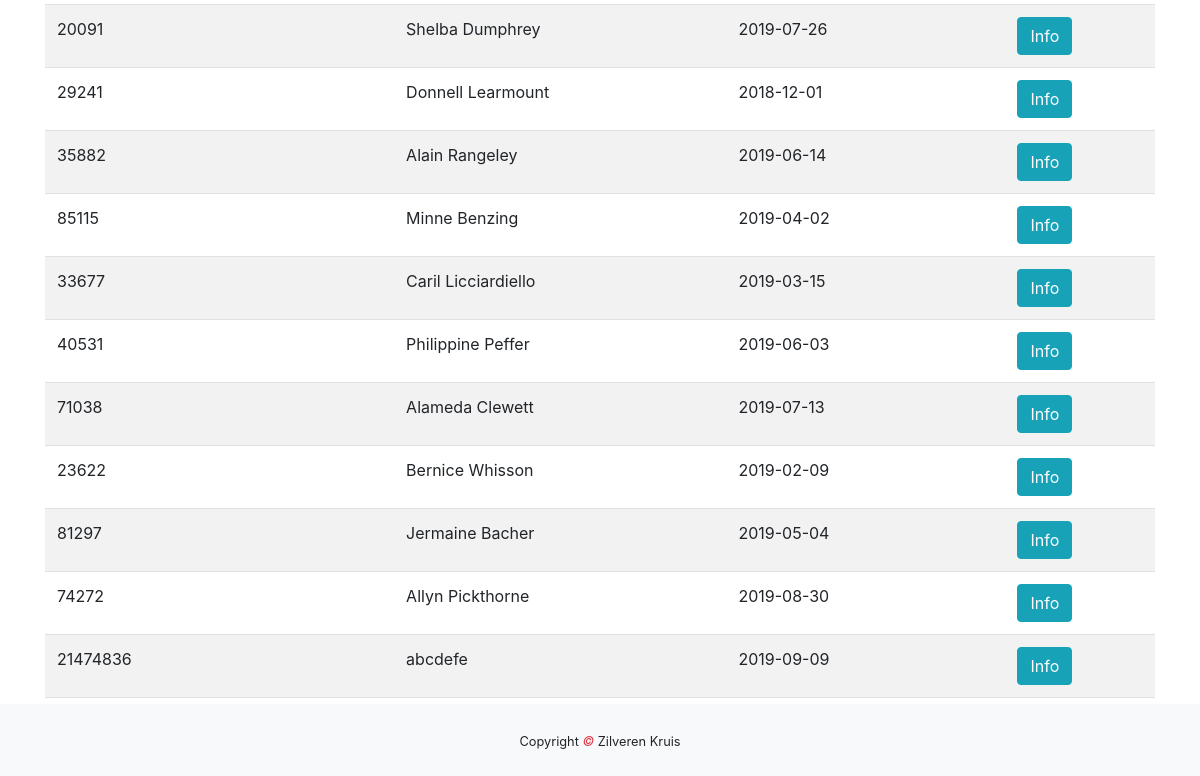
The page /zorgverzekeraar/patienten/patienten.php (lower part) on the database as committed earlier.
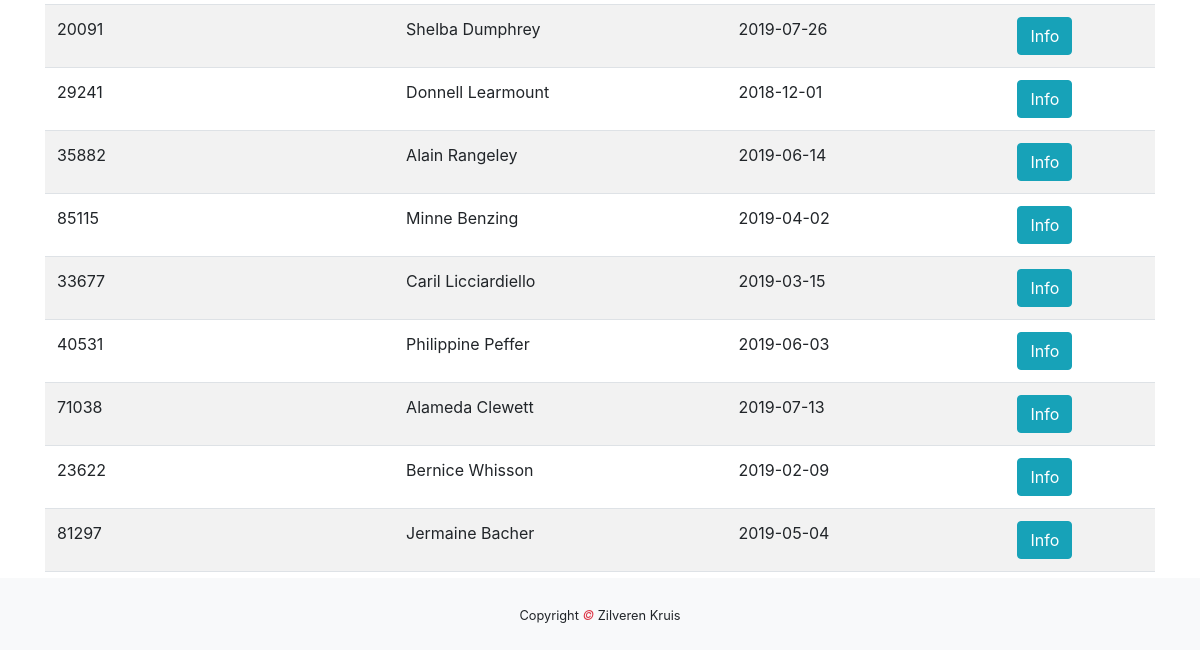
The same page on the database as committed later.
### tables this page shows
CREATE TABLE `patient` (
  `patient_id` int(255) NOT NULL,
  `naam` varchar(255) NOT NULL,
  `email` varchar(255) NOT NULL,
  `telefoon` varchar(255) NOT NULL,
  `geboortedatum` date NOT NULL,
  `adres` varchar(255) NOT NULL,
  `verzekeringnummer` int(255) NOT NULL,
  `arts_id` int(11) NOT NULL
);

### zorgverzekeraar/patienten/patienten.php (the view, shortened to what this page needs)
<!DOCTYPE html>
<html lang="en">
    <head>
        <link rel="stylesheet" href="https://maxcdn.bootstrapcdn.com/bootstrap/4.3.1/css/bootstrap.min.css">
        <link rel="stylesheet" href="../../css/index.css">
    </head>
    <body>
        <div class="container">
        <div class="table-responsive">
            <table class="table table-striped">
                <tbody id="myTable">
                <?php
                try {
                    $db = new PDO("mysql:host=localhost;dbname=healthone","root","");
                    $query = $db->prepare("SELECT * FROM patient");
                    $query->execute();
                    $result = $query->fetchAll(PDO::FETCH_ASSOC);
                    foreach ($result as &$data){
                        echo "<tr>";
                        echo "<td>".$data['verzekeringnummer']."</td>";
                        echo "<td>".$data["naam"] ."</td>";
                        echo "<td>" . $data['geboortedatum'] . "</td>";
                        echo "<td><a href='patient_info.php?id=".$data['patient_id']."'>"."<button type=\"button\" class=\"btn btn-info\">Info</button></a></td>";
                        echo "</tr>";
                    }
                }
                catch(PDOException $e){
                    die("OEPS iets is fout!".$e->getMessage());
                }
                ?>
                </tbody>
            </table>
        </div>
        </div>
        <footer class="py-4 bg-light text-dark-50 text-center">
            <small>Copyright <em class="text-danger"> &copy; </em>Zilveren Kruis</small>
        </footer>
    </body>
</html>

Rows that differ between the two databases and show on the page:
no longer on this page (row unchanged): patient: verzekeringnummer "74272", naam "Allyn Pickthorne", geboortedatum "2019-08-30"
removed patient: verzekeringnummer "21474836", naam "abcdefe", geboortedatum "2019-09-09"
